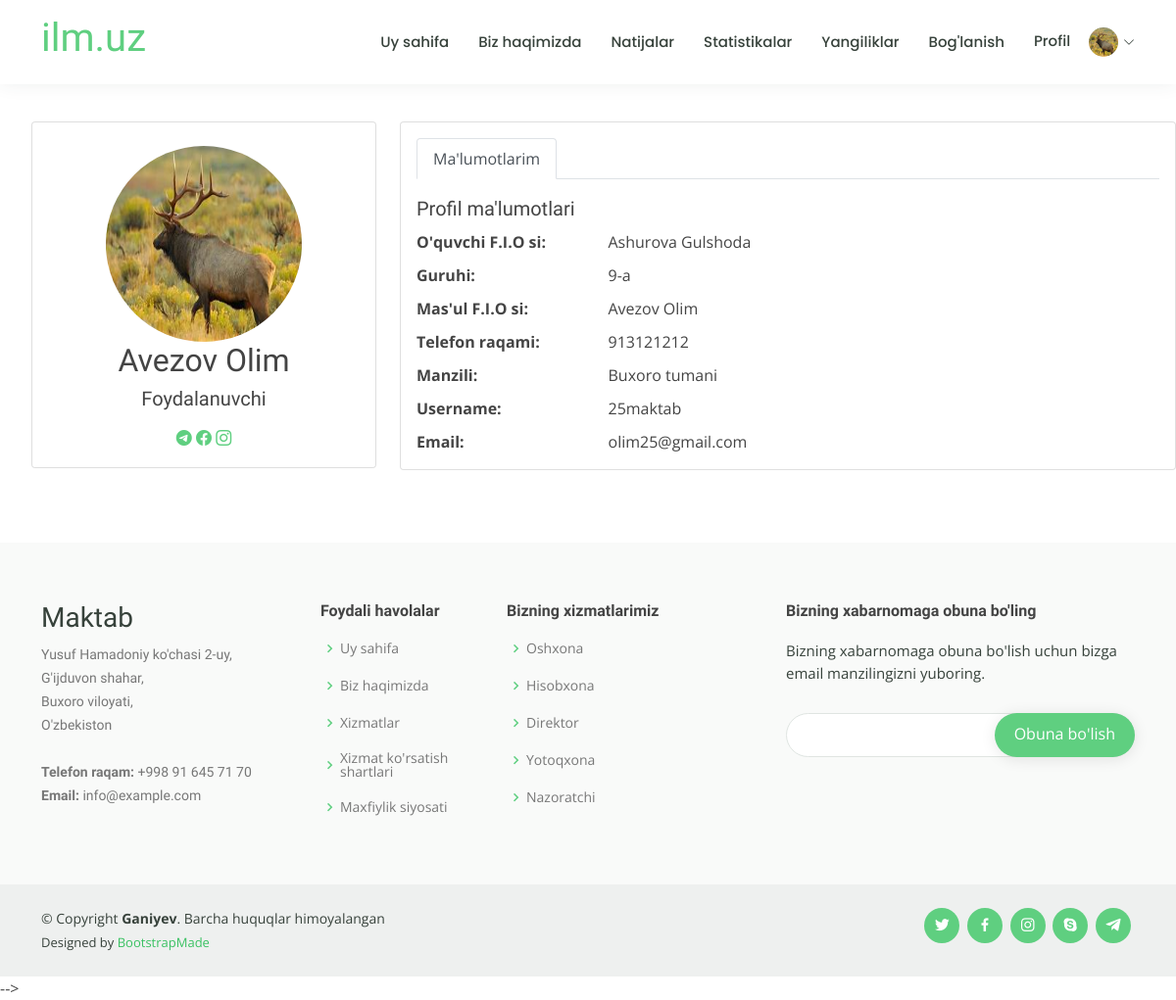
The page /accounts/user_detail/ (signed in) on the database its author committed.
### registration/models.py (models this page shows)
class CustomUser(AbstractUser):
    u_fio = models.CharField(max_length=150, verbose_name="O\'quvchi F.I.O", blank=True, null=True)
    guruhi = models.CharField(max_length=20, verbose_name="Guruhi", blank=True, null=True)
    m_fio = models.CharField(max_length=150, verbose_name="Ma\'sul F.I.O")
    tel = models.CharField(max_length=25, verbose_name="Telefon raqam")
    manzil = models.CharField(max_length=200, verbose_name="Manzil" , blank=True, null=True)
    image = models.ImageField(upload_to='users_img', blank=True, null=True, verbose_name="Rasm:")

### registration/views.py (the view)
# urls.py: path('user_detail/', user_detail, name='user_detail'),
@login_required(login_url='login')
def user_detail(request):
    context = {}
    if request.user.is_authenticated:
        context['users'] = CustomUser.objects.get(username=request.user.username)
    return render(request, 'registration/user_detail.html', context)

### templates/registration/user_detail.html
{% extends 'base.html' %}
{% load static %}
{% load crispy_forms_tags %}
{% block title %}<titlt> Profil</title>{% endblock title %}
{% block content %}
<section class="section profile" style="margin-top: 5vh;">
      <div class="row">
        <div class="col-xl-4">
          <ul>
          <div class="card" style="height: 354px;">
            <div class="card-body profile-card pt-4 d-flex flex-column align-items-center">
              {% if  request.user.image %}
              <img src="{{request.user.image.url}}" alt="Profile" style="width: 200px; height: 200px; border-radius: 50%;" class="rounded-circle">
           {% else %}
           <img src="{% static 'image/logo_1/logo.jpg' %}"  style="width: 200px; height: 200px; border-radius: 50%;" alt="Profile" class="rounded-circle ">
            {% endif %}
              <h2>{{ users.m_fio }}</h2>
              <h5>Foydalanuvchi</h5>
              <div class="social-links mt-2">
                <a href="@abduqodir_GQ" class="twitter"><i class="bi bi-telegram"></i></a>
                <a href="#" class="facebook"><i class="bi bi-facebook"></i></a>
                <a href="#" class="instagram"><i class="bi bi-instagram"></i></a>
              </div>
            </div>
          </div>
        </div>
        <div class="col-xl-8">
          <div class="card">
            <div class="card-body pt-3">
              <ul class="nav nav-tabs nav-tabs-bordered">
                <li class="nav-item">
                  <button class="nav-link active" data-bs-toggle="tab" data-bs-target="#profile-overview">Ma'lumotlarim</button>
                </li>
              </ul>
              <div class="tab-content pt-2">
                <div class="tab-pane fade show active profile-overview" id="profile-overview">
                  <h5 class="card-title"  style="margin: 10px 0;">Profil ma'lumotlari</h5>
                  <div class="row" style="margin-top: 10px;">
                    <div class="col-lg-3 col-md-4 label " style="font-weight: 700;">O'quvchi F.I.O si:</div>
                    <div class="col-lg-9 col-md-8">{{ users.u_fio }}</div>
                  </div>
                  <div class="row" style="margin-top: 10px;">
                    <div class="col-lg-3 col-md-4 label"  style="font-weight: 700;">Guruhi:</div>
                    <div class="col-lg-9 col-md-8">{{ users.guruhi }}</div>
                  </div>
                  <div class="row"   style="margin-top: 10px;">
                    <div class="col-lg-3 col-md-4 label"  style="font-weight: 700;">Mas'ul F.I.O si:</div>
                    <div class="col-lg-9 col-md-8">{{ users.m_fio }}</div>
                  </div>
                  <div class="row"  style="margin-top: 10px;">
                    <div class="col-lg-3 col-md-4 label" style="font-weight: 700;">Telefon raqami:</div>
                    <div class="col-lg-9 col-md-8">{{ users.tel }}</div>
                  </div>
                  <div class="row"  style="margin-top: 10px;">
                    <div class="col-lg-3 col-md-4 label" style="font-weight: 700;">Manzili:</div>
                    <div class="col-lg-9 col-md-8">{{ users.manzil }}</div>
                  </div>
                  <div class="row"  style="margin-top: 10px;">
                    <div class="col-lg-3 col-md-4 label"  style="font-weight: 700;">Username:</div>
                    <div class="col-lg-9 col-md-8">{{ users.username }}</div>
                  </div>
                  <div class="row"  style="margin-top: 10px;"  style="font-weight: 700;">
                    <div class="col-lg-3 col-md-4 label" style="font-weight: 700;">Email:</div>
                    <div class="col-lg-9 col-md-8">{{ users.email }}</div>
                  </div>
                </div>
              </div>
            </div>
          </div>
        </div>
      </div>
    </section>
{% endblock content %}

### templates/base.html (shortened to what this page needs)
<!DOCTYPE html>
<html lang="en">
  {% load static %}
<head>
  {% block title %}{% endblock title %}
  <link href="{% static 'assets/vendor/animate.css/animate.min.css' %}" rel="stylesheet">
  <link href="{% static 'assets/vendor/aos/aos.css' %}" rel="stylesheet">
  <link href="{% static 'assets/vendor/bootstrap/css/bootstrap.min.css' %}" rel="stylesheet">
  <link href="{% static 'assets/vendor/bootstrap-icons/bootstrap-icons.css' %}" rel="stylesheet">
  <link href="{% static 'assets/vendor/boxicons/css/boxicons.min.css' %}" rel="stylesheet">
  <link href="{% static 'assets/vendor/remixicon/remixicon.css' %}" rel="stylesheet">
  <link href="{% static 'assets/vendor/swiper/swiper-bundle.min.css' %}" rel="stylesheet">
  <link href="https://cdn.jsdelivr.net/npm/bootstrap@5.0.2/dist/css/bootstrap.min.css" rel="stylesheet">
  <link href="{% static 'assets/css/style.css' %}" rel="stylesheet">
</head>
<body>
  <header id="header" class="fixed-top">
    <div class="container d-flex align-items-center">
      <h1 class="me-auto"><a href="{% url 'home' %}">ilm.uz</a></h1>
      <nav id="navbar" class="navbar order-last order-lg-0">
        <ul >
          <li><a id="nav_act" onclick="act()" href="{% url 'home' %}" >Uy sahifa</a></li>
          <li><a id="nav_act" onclick="act()" href="{% url 'about' %}">Biz haqimizda</a></li>
          <li><a id="nav_act" onclick="act()" href="{% url 'natija' %}">Natijalar</a></li>
          <li><a id="nav_act" onclick="act()" href="{% url 'statistika' %}">Statistikalar</a></li>
          <li><a id="nav_act" onclick="act()" href="{% url 'yangilik' %}">Yangiliklar</a></li>
          <li><a id="nav_act" href="{% url 'contact' %}">Bog'lanish</a></li>
          {% if user.is_authenticated %}
           {% if  request.user.image %}
          <li class="dropdown"><a href="#" ><span>Profil      <img src="{{request.user.image.url}}" style="height: 30px; width: 30px; border-radius: 50%; margin-left: 15px;" alt=""></span> <i class="bi bi-chevron-down"></i></a>
           {% else %}
          <li class="dropdown"><a href="#" ><span>Profil      <img src="{% static 'image/logo_1/logo.jpg' %}" style="height: 30px; width: 30px; border-radius: 50%; margin-left: 15px;" alt=""></span> <i class="bi bi-chevron-down"></i></a>
            {% endif %}
          </li>
          {% endif %}
        </ul>
      </nav>
    </div>
  </header>
 {% block content %}{% endblock content %}
  <footer id="footer">
    <div class="footer-top">
      <div class="container">
        <div class="row">
          <div class="col-lg-3 col-md-6 footer-contact">
            <h3>Maktab</h3>
            <p>
              Yusuf Hamadoniy ko'chasi 2-uy, <br>
              G'ijduvon shahar,<br>
              Buxoro viloyati,<br>
              O'zbekiston <br><br>
              <strong>Telefon raqam:</strong> +998 91 645 71 70<br>
              <strong>Email:</strong> info@example.com<br>
            </p>
          </div>
          <div class="col-lg-2 col-md-6 footer-links">
            <h4>Foydali havolalar</h4>
            <ul>
              <li><i class="bx bx-chevron-right"></i> <a href="#">Uy sahifa</a></li>
              <li><i class="bx bx-chevron-right"></i> <a href="#">Biz haqimizda</a></li>
              <li><i class="bx bx-chevron-right"></i> <a href="#">Xizmatlar</a></li>
              <li><i class="bx bx-chevron-right"></i> <a href="#">Xizmat ko'rsatish shartlari</a></li>
              <li><i class="bx bx-chevron-right"></i> <a href="#">Maxfiylik siyosati</a></li>
            </ul>
          </div>
          <div class="col-lg-3 col-md-6 footer-links">
            <h4>Bizning xizmatlarimiz</h4>
            <ul>
              <li><i class="bx bx-chevron-right"></i> <a href="#">Oshxona</a></li>
              <li><i class="bx bx-chevron-right"></i> <a href="#">Hisobxona</a></li>
              <li><i class="bx bx-chevron-right"></i> <a href="#">Direktor</a></li>
              <li><i class="bx bx-chevron-right"></i> <a href="#">Yotoqxona</a></li>
              <li><i class="bx bx-chevron-right"></i> <a href="#">Nazoratchi</a></li>
            </ul>
          </div>
          <div class="col-lg-4 col-md-6 footer-newsletter">
            <h4>Bizning xabarnomaga obuna bo'ling</h4>
            <p>Bizning xabarnomaga obuna bo'lish uchun bizga email manzilingizni yuboring.</p>
            <form action="" method="post">
              <input type="email" name="email"><input type="submit" value="Obuna bo'lish">
            </form>
          </div>
        </div>
      </div>
    </div>
    <div class="container d-md-flex py-4">
      <div class="me-md-auto text-center text-md-start">
        <div class="copyright">
          &copy; Copyright <strong><span>Ganiyev</span></strong>. Barcha huquqlar himoyalangan
        </div>
        <div class="credits">
          Designed by <a href="https://bootstrapmade.com/">BootstrapMade</a>
        </div>
      </div>
      <div class="social-links text-center text-md-right pt-3 pt-md-0">
        <a href="#" class="twitter"><i class="bx bxl-twitter"></i></a>
        <a href="#" class="facebook"><i class="bx bxl-facebook"></i></a>
        <a href="#" class="instagram"><i class="bx bxl-instagram"></i></a>
        <a href="#" class="google-plus"><i class="bx bxl-skype"></i></a>
        <a href="#" class="linkedin"><i class="bx bxl-telegram"></i></a>
      </div>
    </div>
  </footer>
  <script src="{% static 'assets/vendor/purecounter/purecounter.js' %}"></script> -->
</body>
</html>

### static/assets/css/style.css (style rules this page uses)
body { font-family: "Open Sans", sans-serif; color: #444444; }
a { color: #5fcf80; text-decoration: none; }
h1, h2, h3, h4, h5, h6 { font-family: "Raleway", sans-serif; }
#header { background: #fff; transition: all 0.5s; z-index: 997; padding: 15px 0; box-shadow: 0px 0 18px rgba(55, 66, 59, 0.08); }
.navbar { padding: 0; }
.navbar ul { margin: 0; padding: 0; display: flex; list-style: none; align-items: center; }
.navbar li { position: relative; }
.navbar a, .navbar a:focus { display: flex; align-items: center; justify-content: space-between; padding: 10px 0 10px 30px; font-family: "Poppins", sans-serif; font-size: 15px; font-weight: 500; color: #37423b; white-space: nowrap; transition: 0.3s; }
.navbar a i, .navbar a:focus i { font-size: 12px; line-height: 0; margin-left: 5px; }
section { padding: 60px 0; overflow: hidden; }
#footer { color: #37423b; font-size: 14px; background: #eef0ef; }
#footer .footer-top { padding: 60px 0 30px 0; background: #f9faf9; }
#footer .footer-top .footer-contact { margin-bottom: 30px; }
#footer .footer-top .footer-contact p { font-size: 14px; line-height: 24px; margin-bottom: 0; font-family: "Raleway", sans-serif; color: #777777; }
#footer .footer-top h4 { font-size: 16px; font-weight: bold; color: #444444; position: relative; padding-bottom: 12px; }
#footer .footer-top .footer-links { margin-bottom: 30px; }
#footer .footer-top .footer-links ul { list-style: none; padding: 0; margin: 0; }
#footer .footer-top .footer-links ul i { padding-right: 2px; color: #5fcf80; font-size: 18px; line-height: 1; }
#footer .footer-top .footer-links ul li { padding: 10px 0; display: flex; align-items: center; }
#footer .footer-top .footer-links ul li:first-child { padding-top: 0; }
#footer .footer-top .footer-links ul a { color: #777777; transition: 0.3s; display: inline-block; line-height: 1; }
#footer .footer-newsletter { font-size: 15px; }
#footer .footer-newsletter h4 { font-size: 16px; font-weight: bold; color: #444444; position: relative; padding-bottom: 12px; }
#footer .footer-newsletter form { margin-top: 30px; background: #fff; padding: 6px 10px; position: relative; border-radius: 50px; text-align: left; border: 1px solid #e0e5e2; }
#footer .footer-newsletter form input[type=email] { border: 0; padding: 4px 8px; width: calc(100% - 100px); }
#footer .footer-newsletter form input[type=submit] { position: absolute; top: -1px; right: -1px; bottom: -1px; border: 0; background: none; font-size: 16px; padding: 0 20px 2px 20px; background: #5fcf80; color: #fff; transition: 0.3s; border-radius: 50px; box-shadow: 0px 2px 15px rgba(0, 0, 0, 0.1); }
#footer .credits { padding-top: 5px; font-size: 13px; }
#footer .credits a { color: #3ac162; transition: 0.3s; }
#footer .social-links a { font-size: 18px; display: inline-block; background: #5fcf80; color: #fff; line-height: 1; padding: 8px 0; margin-right: 4px; border-radius: 50%; text-align: center; width: 36px; height: 36px; transition: 0.3s; }

### rows shown on the page
CustomUser: user.image (picture), m_fio "Avezov Olim", u_fio "Ashurova Gulshoda", guruhi "9-a", tel "913121212", manzil "Buxoro tumani", username "25maktab", email "olim25@gmail.com"
